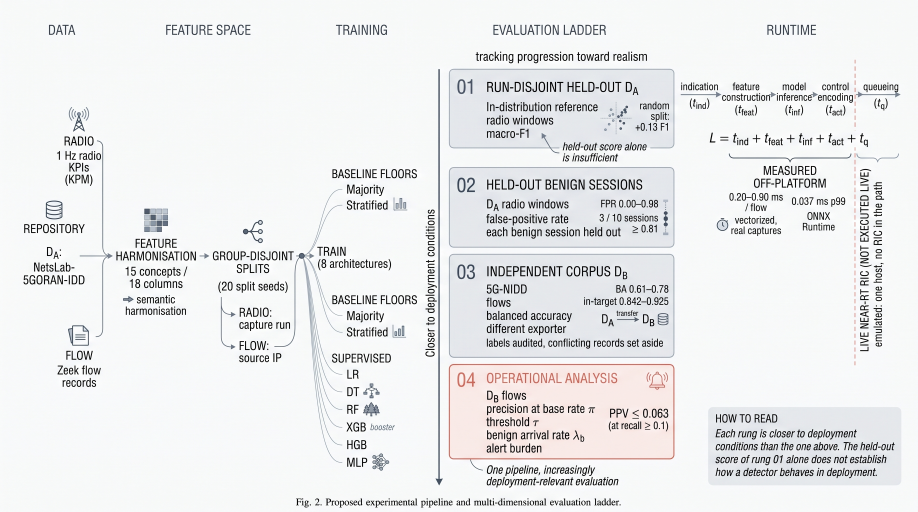
#> input picture figures/source/fig2_candidate_a.jpg, 2752 x 1536 px, found by its file name (shown at 1/3 size)
$ python extract_figure2_icons.py
#> lines starting #> are read from the running program, lines starting #| are printed output that depends on the picture; after the words box and inside, x2 and y2 are one past the last pixel; in counts of white or black regions, pixels touching at a corner belong together
"""Extract the pictograms of the Figure 2 render (figures/source/fig2_candidate_a.jpg).

The icons are kept exactly as drawn. Only the background around each icon is
removed: pixels connected to the crop border and close to the local background
colour become transparent, so an icon can sit on any panel fill while its own
interior fills are kept. All wording is set in LaTeX (paper/fig2_pipeline.tex).

Usage (repo root):  python scripts/extract_figure2_icons.py
Output: figures/icons/f2_*.png and figures/icons/_contact_f2.png
"""
from __future__ import annotations

import pathlib

import numpy as np
from PIL import Image, ImageDraw
from scipy import ndimage

SRC = Image.open("figures/source/fig2_candidate_a.jpg").convert("RGB")
#> SRC is the input picture: PIL image 2752x1536 RGB; mean R, G, B 233.6, 234.4, 235.1
OUT = pathlib.Path("figures/icons")
OUT.mkdir(parents=True, exist_ok=True)

# name -> (left, top, right, bottom) in ORIGINAL pixels (2752 x 1536),
# read from 1:1 gridded crops of the render.
BOXES = {
    "tower":    (195, 315, 272, 380),
    "database": (135, 598, 195, 660),
    "flowdoc":  (196, 970, 275, 1040),
    "grid":     (426, 618, 508, 702),
    "splits":   (718, 652, 797, 738),
    "bars":     (1176, 590, 1226, 636),
    "tree":     (1086, 1140, 1144, 1194),
    "forest":   (1084, 1200, 1154, 1250),
    "mlp":      (1106, 1350, 1174, 1418),
    "scatter":  (1795, 288, 1893, 378),
    "range":    (1982, 596, 2014, 708),
    "dbsmall":  (1964, 918, 2012, 980),
    "bell":     (1948, 1106, 2016, 1178),
    "watch":    (2146, 646, 2190, 694),
}


def cutout(im: Image.Image, tol: float = 22.0, pad: int = 3) -> Image.Image:
    """Make the border-connected background transparent and trim to content."""
    a = np.asarray(im).astype(float)
    edge = np.concatenate([a[0], a[-1], a[:, 0], a[:, -1]])
    bg = np.median(edge, axis=0)
    near = np.linalg.norm(a - bg, axis=2) < tol
    lab, _ = ndimage.label(near)
    border = set(np.unique(np.concatenate([lab[0], lab[-1], lab[:, 0], lab[:, -1]])))
    border.discard(0)
    bgmask = np.isin(lab, list(border))
    alpha = np.where(bgmask, 0, 255).astype(np.uint8)
    rgba = np.dstack([a.astype(np.uint8), alpha])
    ys, xs = np.nonzero(alpha)
    t, b = max(0, ys.min() - pad), min(a.shape[0], ys.max() + pad + 1)
    l, r = max(0, xs.min() - pad), min(a.shape[1], xs.max() + pad + 1)
    return Image.fromarray(rgba[t:b, l:r], "RGBA")


tiles = []
for name, box in BOXES.items():
    ic = cutout(SRC.crop(box))
    ic = ic.resize((ic.width * 3, ic.height * 3), Image.LANCZOS)
    ic.save(OUT / f"f2_{name}.png")
    tiles.append((name, ic))
#> this loop made 14 passes
#> (bg in cutout, t in cutout, b in cutout, l in cutout, r in cutout) on passes 1 to 12: ([248, 249, 250], 3, 65, 8, 76), ([247, 249, 250], 0, 62, 0, 56), ([248, 250, 250], 3, 70, 5, 74), ([248, 249, 250], 5, 81, 4, 81), ([248, 250, 250], 4, 81, 7, 74), ([248, 249, 251], 0, 45, 1, 50), ([248, 249, 251], 7, 54, 1, 56), ([248, 250, 251], 3, 50, 2, 59), ([248, 250, 250], 7, 65, 8, 65), ([228, 231, 236], 14, 90, 3, 98), ([227, 230, 235], 0, 112, 4, 26), ([229, 232, 236], 18, 61, 6, 45)
#> pass 1, in cutout, `a = np.asarray(im).astype(float)`:
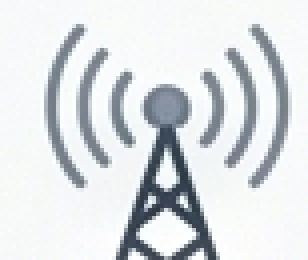
#> a: shape (65, 77, 3) float64 (shown 4 times larger); mean R, G, B 219.5, 223.3, 225.9
#> pass 1, in cutout, `near = np.linalg.norm(a - bg, axis=2) < tol`:
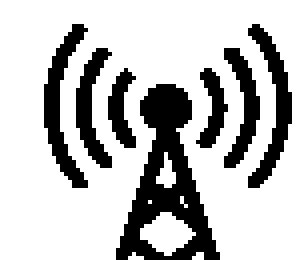
#> near: shape (65, 77) bool (shown 4 times larger); 75.4% white; 7 black regions, largest, box (x1, y1, x2, y2) and area: (29, 21, 55, 65) 505, (11, 6, 22, 47) 166, (62, 6, 73, 47) 161
#> pass 1, in cutout, `lab, _ = ndimage.label(near)`:
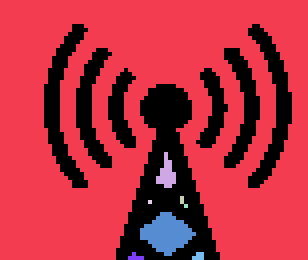
#> lab: shape (65, 77) int32 (shown 4 times larger); 9 distinct labels, from 0 to 8; one colour per label, 0 black
#> pass 1, in cutout, `bgmask = np.isin(lab, list(border))`:
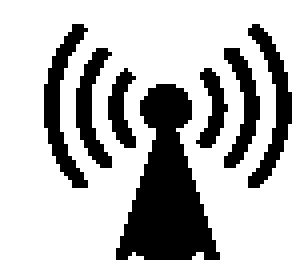
#> bgmask: shape (65, 77) bool (shown 4 times larger); 73% white; 7 black regions, largest, box (x1, y1, x2, y2) and area: (29, 21, 55, 65) 626, (11, 6, 22, 47) 166, (62, 6, 73, 47) 161
#> after the loop:
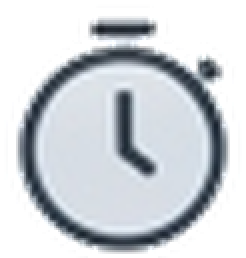
#> ic: PIL image 123x129 RGBA (shown 2 times larger); mean R, G, B, A 114.4, 119.5, 124.9, 148.8; transparent parts drawn white
#> after the loop, tiles = 14 items

cols = 7
tw = max(c.width for _, c in tiles)
#> tw = 285
th = max(c.height for _, c in tiles)
#> th = 336
rows = (len(tiles) + cols - 1) // cols
#> rows = 2
sheet = Image.new("RGB", (cols * (tw + 14), rows * (th + 30)), (205, 222, 226))
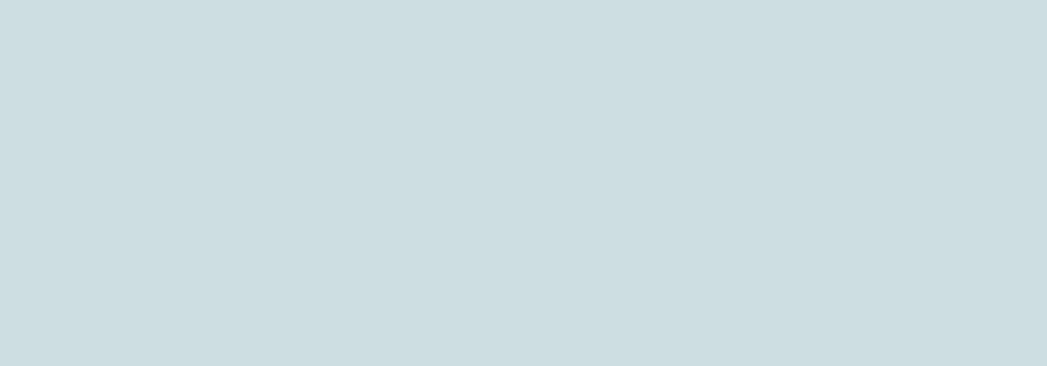
#> sheet: PIL image 2093x732 RGB (shown at 1/2 size); mean R, G, B 205, 222, 226
d = ImageDraw.Draw(sheet)
for i, (name, c) in enumerate(tiles):
    r, col = divmod(i, cols)
    x = col * (tw + 14) + 7 + (tw - c.width) // 2
    y = r * (th + 30) + 4 + (th - c.height) // 2
    sheet.paste(c, (x, y), c)
    d.text((col * (tw + 14) + 7, r * (th + 30) + th + 8), name, fill="black")
#> this loop made 14 passes
#> (name, r, col, x, y) on passes 1 to 12: ('tower', 0, 0, 47, 79), ('database', 0, 1, 364, 79), ('flowdoc', 0, 2, 644, 71), ('grid', 0, 3, 931, 58), ('splits', 0, 4, 1245, 56), ('bars', 0, 5, 1571, 104), ('tree', 0, 6, 1861, 101), ('forest', 1, 0, 64, 467), ('mlp', 1, 1, 363, 451), ('scatter', 1, 2, 605, 424), ('range', 1, 3, 1013, 370), ('dbsmall', 1, 4, 1287, 473)
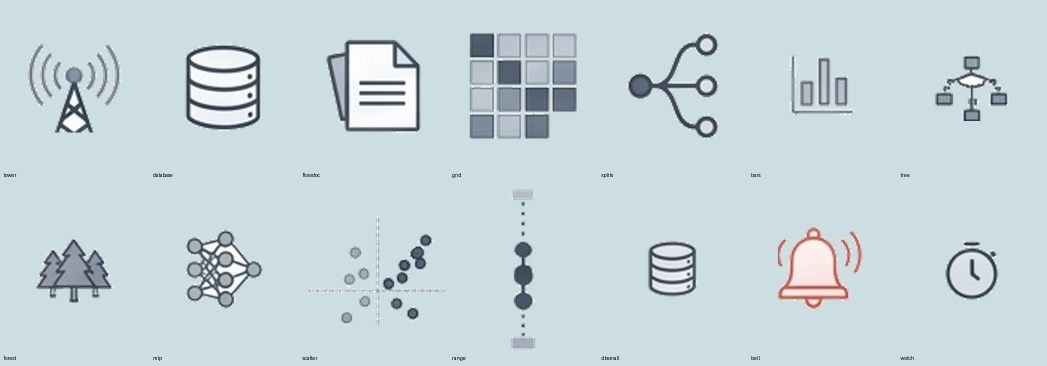
#> sheet: PIL image 2093x732 RGB (shown at 1/2 size); mean R, G, B 198.9, 214.1, 218.6
sheet.save(OUT / "_contact_f2.png")
print("extracted %d icons" % len(tiles))
#| extracted 14 icons
